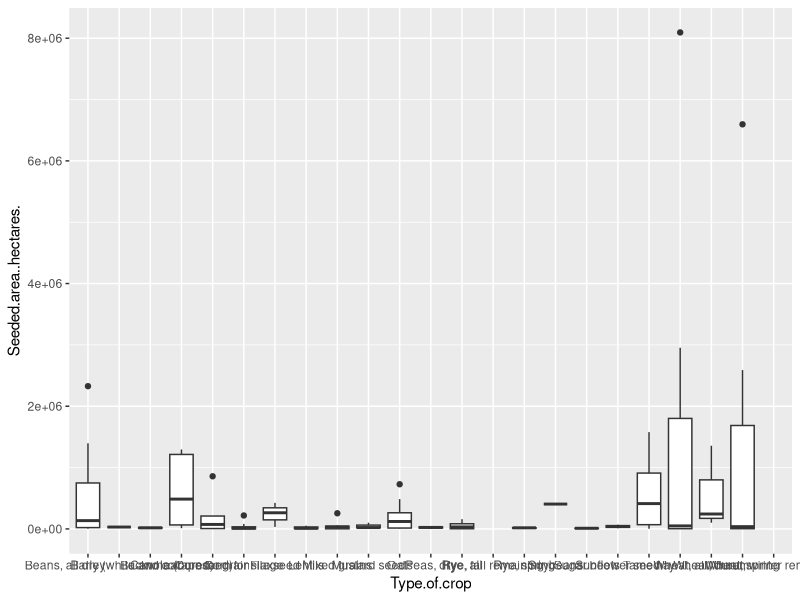
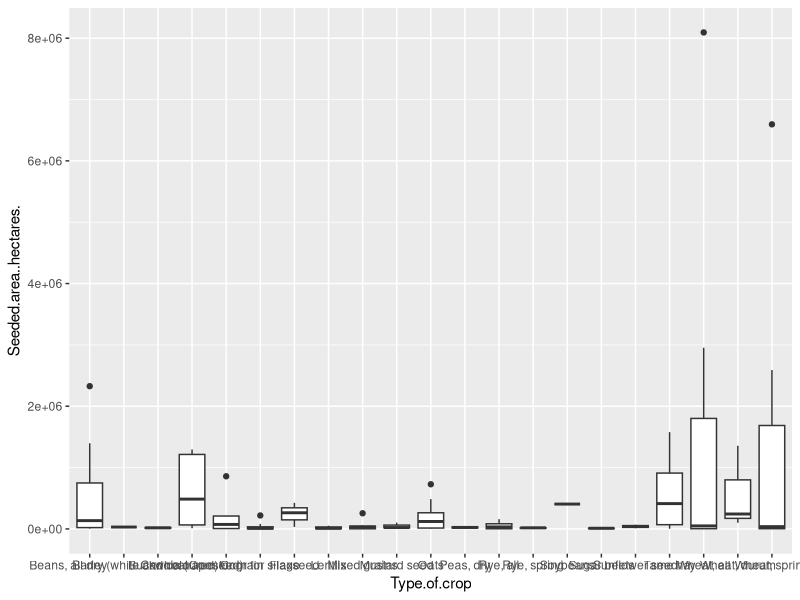
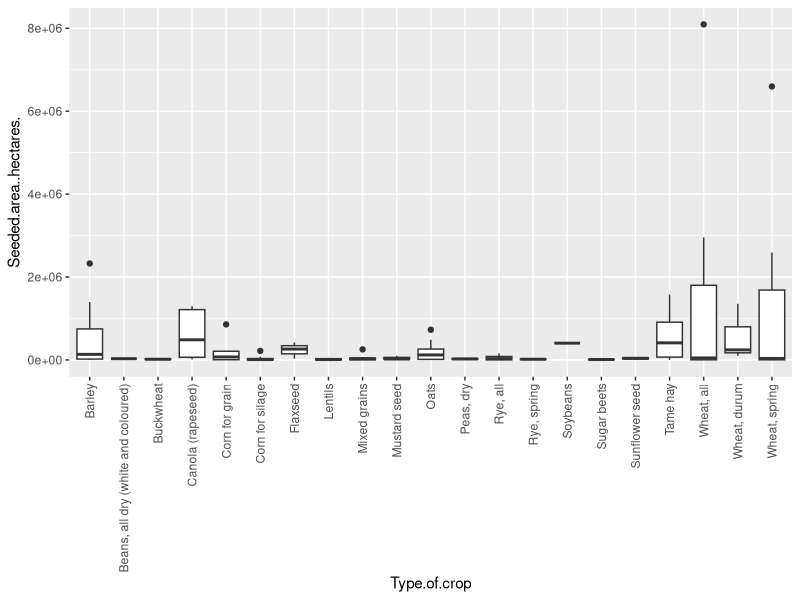
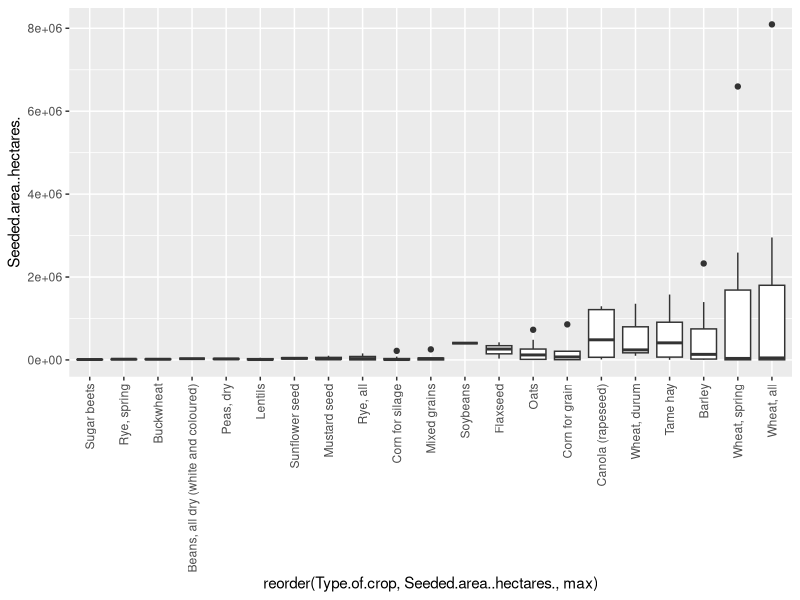
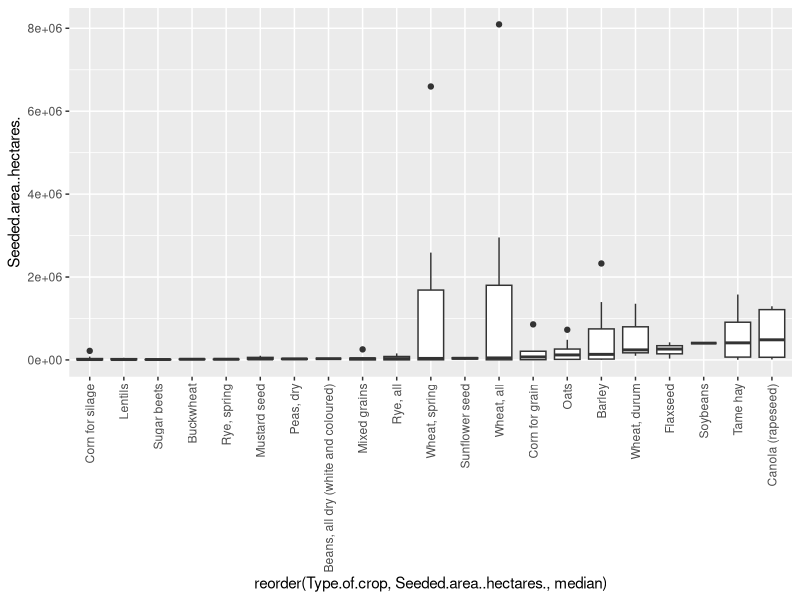
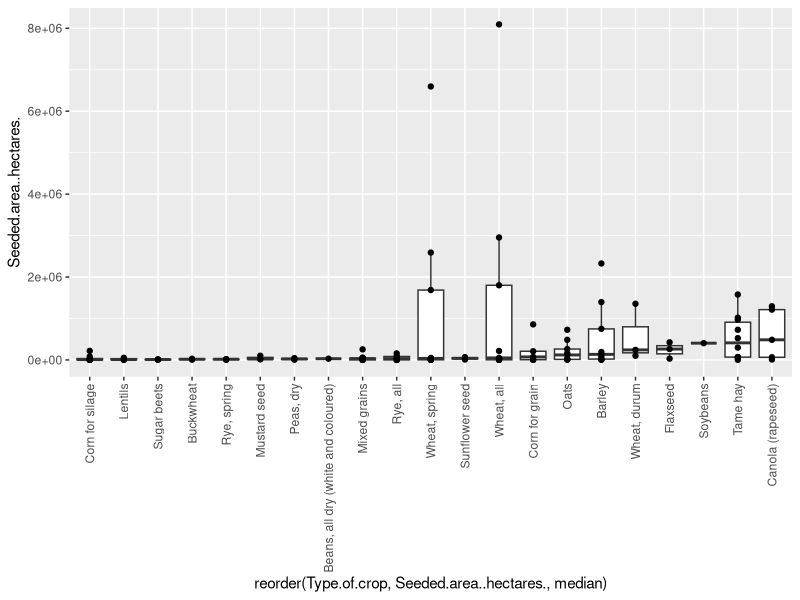
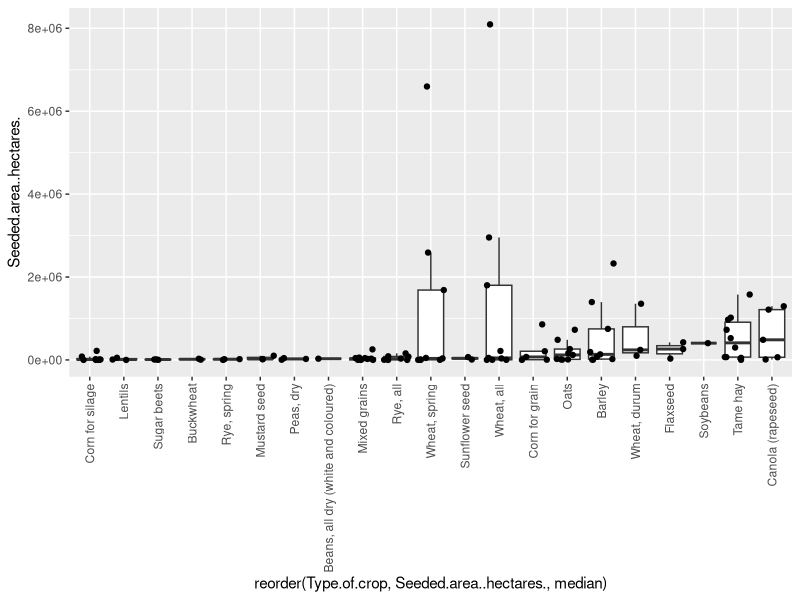
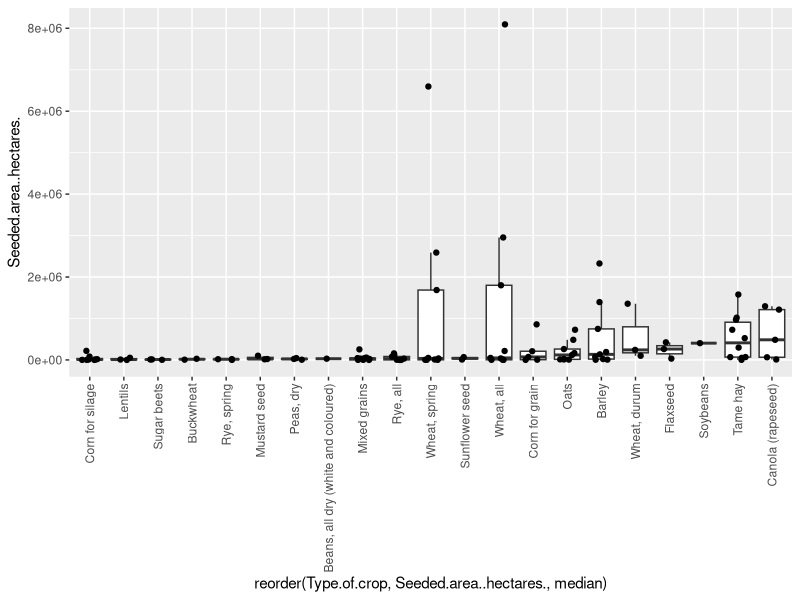

These figures' R source, in order:
#########
## Required R Functions from ggplot and reshape
#########
library(reshape2)
library(ggplot2)
library(cowplot)



##########
# 1. Load example dataset
##########
# This data is ....... [farming]
farm_data<-read.csv("data/farm_production_dataset.csv")


## look at data structure
head(farm_data)
nrow(farm_data)
table(farm_data$REF_DATE)

# is it a lot of data so lets just look at one year for now
farm_data_1984<-farm_data[which(farm_data$REF_DATE=="1984"),]
nrow(farm_data_1984)

# how does farm size vary between crop types?
ggplot(farm_data_1984, aes(Type.of.crop, Seeded.area..hectares.))+
  geom_boxplot()

# why that warning?
farm_data_1984$Seeded.area..acres.
# there are some NA values in the data so lets remove the rows for those farms

farm_data_1984_noNA<-farm_data_1984[which(!(is.na(farm_data_1984$Seeded.area..hectares.))),]

# plot with new data frame
ggplot(farm_data_1984_noNA, aes(Type.of.crop, Seeded.area..hectares.))+
  geom_boxplot()


# there is so much text on the x axis so lets rotate it
ggplot(farm_data_1984_noNA, aes(Type.of.crop, Seeded.area..hectares.))+
  geom_boxplot()+ 
  theme(axis.text.x = element_text(angle = 90, vjust = 0.5, hjust=1))

# order the plot by maximum farm size
ggplot(farm_data_1984_noNA, aes(reorder(Type.of.crop, Seeded.area..hectares., max), Seeded.area..hectares.))+
  geom_boxplot()+ 
  theme(axis.text.x = element_text(angle = 90, vjust = 0.5, hjust=1))

# order the plot by median farm size
ggplot(farm_data_1984_noNA, aes(reorder(Type.of.crop, Seeded.area..hectares., median), Seeded.area..hectares.))+
  geom_boxplot()+ 
  theme(axis.text.x = element_text(angle = 90, vjust = 0.5, hjust=1))


## lets add a layer with the individual measures for each farm (and remove the outlier points plotted by default with boxplots)
ggplot(farm_data_1984_noNA, aes(reorder(Type.of.crop, Seeded.area..hectares., median), Seeded.area..hectares.))+
  geom_boxplot(outlier.shape=NA)+ # remove the outlier points that come with the boxplot layer 
  theme(axis.text.x = element_text(angle = 90, vjust = 0.5, hjust=1))+
  geom_point()

## But the points are overlapping so lets spread them out
ggplot(farm_data_1984_noNA, aes(reorder(Type.of.crop, Seeded.area..hectares., median), Seeded.area..hectares.))+
  geom_boxplot(outlier.shape=NA)+
  theme(axis.text.x = element_text(angle = 90, vjust = 0.5, hjust=1))+
  geom_jitter()

## But not THAT spread out
ggplot(farm_data_1984_noNA, aes(reorder(Type.of.crop, Seeded.area..hectares., median), Seeded.area..hectares.))+
  geom_boxplot(outlier.shape=NA)+
  theme(axis.text.x = element_text(angle = 90, vjust = 0.5, hjust=1))+
  geom_jitter(width=0.25)

## General beautification
ggplot(farm_data_1984_noNA, aes(reorder(Type.of.crop, Seeded.area..hectares., median), Seeded.area..hectares.))+
  geom_boxplot(outlier.shape=NA)+
  theme_bw()+
  theme(axis.text.x = element_text(angle = 90, vjust = 0.5, hjust=1))+
  geom_jitter(width=0.25)+
  ylab("Seeded Area (hectares)")+xlab("Province")


## Now lets color by province type, but we will only color the points
head(farm_data_1984_noNA)

ggplot(farm_data_1984_noNA, aes(reorder(Type.of.crop, Seeded.area..hectares., median), Seeded.area..hectares.))+
  geom_boxplot(outlier.shape=NA)+
  theme_bw()+
  theme(axis.text.x = element_text(angle = 90, vjust = 0.5, hjust=1))+
  geom_jitter(aes(fill=GEO), width=0.25, shape=21)+
  ylab("Seeded Area (hectares)")+xlab("Province")

# move legend
ggplot(farm_data_1984_noNA, aes(reorder(Type.of.crop, Seeded.area..hectares., median), Seeded.area..hectares.))+
  geom_boxplot(outlier.shape=NA)+
  theme_bw()+
  theme(axis.text.x = element_text(angle = 90, vjust = 0.5, hjust=1),
        legend.position = "bottom")+
  geom_jitter(aes(fill=GEO), width=0.25, shape=21)+
  ylab("Seeded Area (hectares)")+xlab("Province")

# What is your favorite province making a lot of? We can highlight it with colour
ggplot(farm_data_1984_noNA, aes(reorder(Type.of.crop, Seeded.area..hectares., median), Seeded.area..hectares.))+
  geom_boxplot(outlier.shape=NA)+
  theme_bw()+
  theme(axis.text.x = element_text(angle = 90, vjust = 0.5, hjust=1),
        legend.position = "bottom")+
  geom_jitter(aes(fill=GEO), width=0.25, shape=21)+
  ylab("Seeded Area (hectares)")+xlab("Province")+
  scale_fill_manual(values=c("grey","red","grey","grey","grey","grey","grey","grey","grey","grey"))



